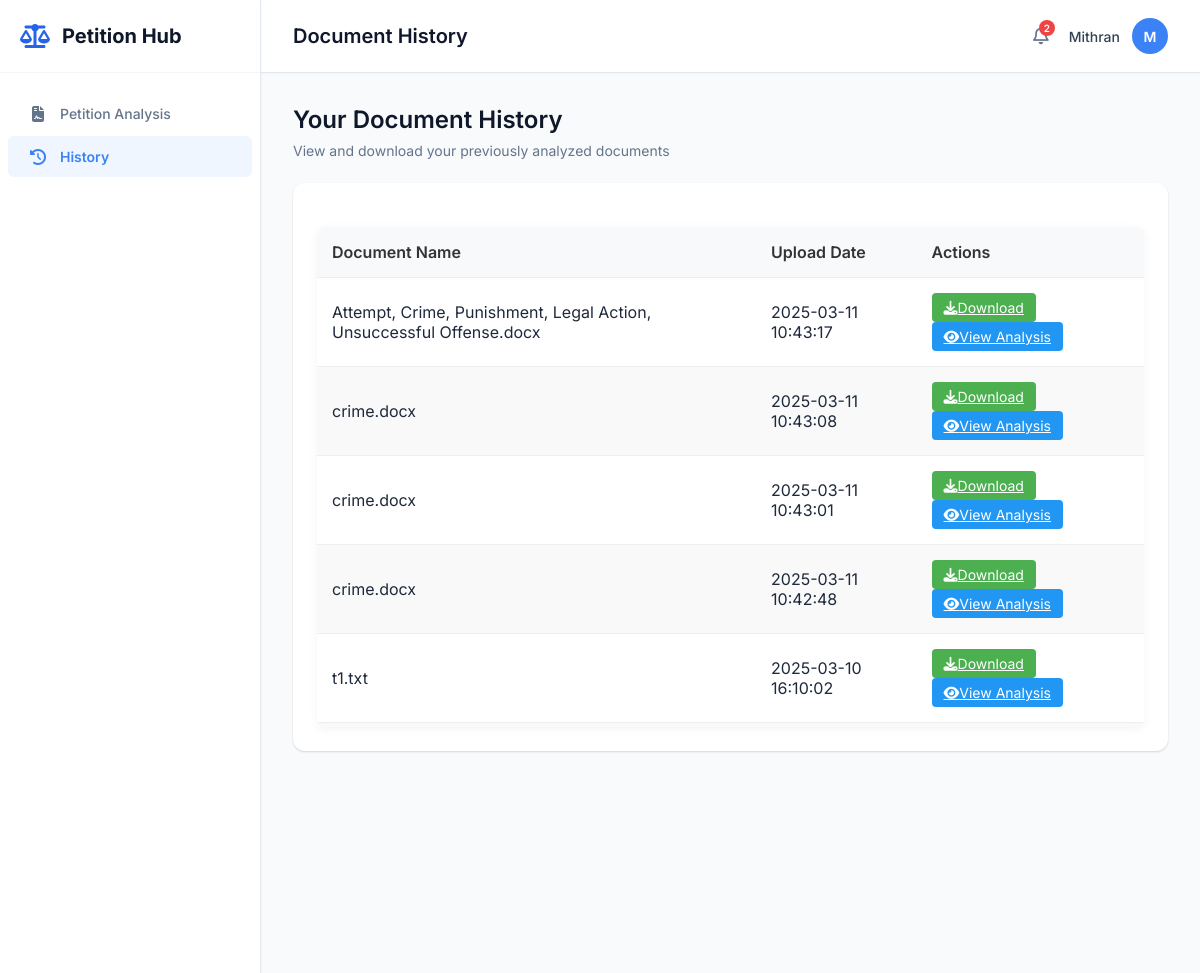
/history (signed in, upper part), run on an earlier commit of the app's database.
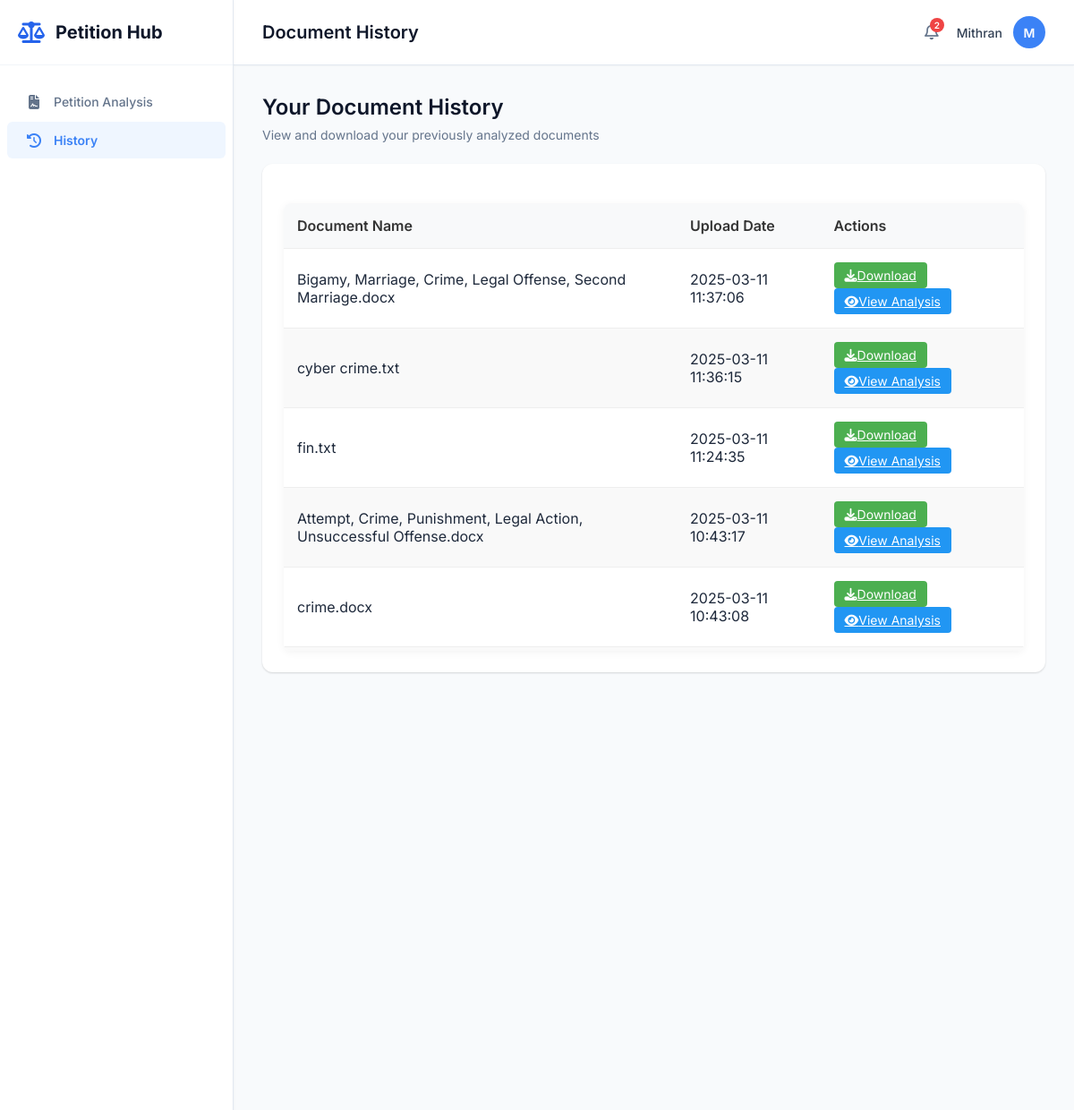
And on a later commit of the database.
### tables this page shows
CREATE TABLE document_history (
                        doc_id TEXT PRIMARY KEY,
                        user_id INTEGER NOT NULL,
                        filename TEXT NOT NULL,
                        original_filename TEXT NOT NULL,
                        upload_date TIMESTAMP NOT NULL,
                        analysis_results TEXT,
                        file_path TEXT NOT NULL,
                        FOREIGN KEY (user_id) REFERENCES users (user_id)
                    );

### app.py (the view)
@app.route('/history')
def history():
    if 'username' not in session:
        return redirect(url_for('login'))
    documents = get_user_documents(session['username'])
    return render_template('history.html', username=session['username'], documents=documents)

### db_connection.py (called while the page is built)
def create_connection(db_file):
    os.makedirs(os.path.dirname(db_file), exist_ok=True)
    conn = None
    try:
        conn = sqlite3.connect(db_file)
        return conn
    except sqlite3.Error as e:
        print(f"Database connection error: {e}")
    return conn

def get_user_id(username):
    db_path = os.path.join(os.path.dirname(__file__), 'database.db')
    conn = create_connection(db_path)
    if conn is None:
        print("Failed to create database connection.")
        return None
    with conn:
        cur = conn.cursor()
        cur.execute("SELECT user_id FROM users WHERE username=?", (username,))
        result = cur.fetchone()
        return result[0] if result else None

def get_user_documents(username):
    user_id = get_user_id(username)
    if not user_id:
        return []
    db_path = os.path.join(os.path.dirname(__file__), 'database.db')
    conn = create_connection(db_path)
    if conn is None:
        print("Failed to create database connection.")
        return []
    with conn:
        cur = conn.cursor()
        cur.execute(
            "SELECT doc_id, original_filename, upload_date, file_path FROM document_history WHERE user_id=? ORDER BY upload_date DESC",
            (user_id,)
        )
        return cur.fetchall()

### templates/history.html (shortened to what this page needs)
<!DOCTYPE html>
<html lang="en">
<head>
    <link rel="stylesheet" href="{{ url_for('static', filename='style.css') }}">
    <link rel="stylesheet" href="https://cdnjs.cloudflare.com/ajax/libs/font-awesome/6.4.0/css/all.min.css">
</head>
<body class="home-body">
    <div class="app-container">
        <aside class="sidebar">
            <div class="sidebar-header">
                <div class="logo">
                    <i class="fas fa-scale-balanced"></i>
                    <span>Petition Hub</span>
                </div>
            </div>
            <nav class="sidebar-nav">
                <ul>
                    <li><a href="{{ url_for('home') }}"><i class="fas fa-file-contract"></i> Petition Analysis</a></li>
                    <li class="active"><a href="{{ url_for('history') }}"><i class="fas fa-history"></i> History</a></li>
                </ul>
            </nav>
        </aside>
        <main class="main-content">
            <header class="top-header">
                <div class="page-title">
                    <h1>Document History</h1>
                </div>
                <div class="user-profile">
                    <div class="notifications">
                        <i class="far fa-bell"></i>
                        <span class="notification-badge">2</span>
                    </div>
                    <div class="user-info">
                        <span class="username">{{ username }}</span>
                        <div class="avatar">
                            <span>{{ username[0] | upper }}</span>
                        </div>
                    </div>
                </div>
            </header>
            <div class="dashboard">
                <div class="dashboard-header">
                    <h2>Your Document History</h2>
                    <p>View and download your previously analyzed documents</p>
                </div>
                <div class="card">
                    <div class="card-content">
                        {% if documents and documents|length > 0 %}
                        <div class="table-container">
                            <table class="history-table">
                                <thead>
                                    <tr>
                                        <th>Document Name</th>
                                        <th>Upload Date</th>
                                        <th>Actions</th>
                                    </tr>
                                </thead>
                                <tbody>
                                    {% for doc in documents %}
                                    <tr>
                                        <td>{{ doc[1] }}</td>
                                        <td>{{ doc[2] }}</td>
                                        <td>
                                            <a href="{{ url_for('download_document', doc_id=doc[0]) }}" class="action-btn download-btn">
                                                <i class="fas fa-download"></i> Download
                                            </a>
                                            <a href="{{ url_for('view_analysis', doc_id=doc[0]) }}" class="action-btn view-btn">
                                                <i class="fas fa-eye"></i> View Analysis
                                            </a>
                                        </td>
                                    </tr>
                                    {% endfor %}
                                </tbody>
                            </table>
                        </div>
                        {% endif %}
                    </div>
                </div>
            </div>
        </main>
    </div>
</body>
</html>

### static/style.css (style rules this page uses)
body { font-family: 'Inter', 'Segoe UI', 'Roboto', sans-serif; background: linear-gradient(135deg, #f5f7fa 0%, #c3cfe2 100%); margin: 0; padding: 0; display: flex; justify-content: center; align-items: center; min-height: 100vh; color: #333; }
h1 { color: #333; font-size: 28px; margin-bottom: 20px; }
body { font-family: Arial, sans-serif; }
.home-body { display: block; background: #f8fafc; min-height: 100vh; margin: 0; padding: 0; font-family: 'Inter', sans-serif; color: #1e293b; }
.app-container { display: flex; width: 100%; height: 100vh; overflow: hidden; }
.sidebar { width: 260px; background: #ffffff; border-right: 1px solid #e2e8f0; display: flex; flex-direction: column; height: 100%; box-shadow: 0 1px 3px rgba(0, 0, 0, 0.05); z-index: 10; }
.sidebar-header { padding: 24px 20px; border-bottom: 1px solid #f1f5f9; }
.logo { display: flex; align-items: center; font-weight: 700; font-size: 20px; color: #0f172a; }
.logo i { font-size: 24px; margin-right: 12px; color: #2563eb; }
.sidebar-nav { flex: 1; padding: 20px 0; overflow-y: auto; }
.sidebar-nav ul { list-style: none; padding: 0; margin: 0; }
.sidebar-nav li { margin-bottom: 2px; }
.sidebar-nav a { display: flex; align-items: center; padding: 12px 20px; color: #64748b; text-decoration: none; font-weight: 500; font-size: 14px; border-radius: 6px; margin: 0 8px; transition: all 0.2s ease; }
.sidebar-nav a i { margin-right: 12px; font-size: 16px; width: 20px; text-align: center; }
.sidebar-nav li.active a { background: #eff6ff; color: #3b82f6; font-weight: 600; }
.main-content { flex: 1; display: flex; flex-direction: column; overflow: hidden; background: #f8fafc; }
.top-header { height: 72px; display: flex; align-items: center; justify-content: space-between; padding: 0 32px; background: #ffffff; border-bottom: 1px solid #e2e8f0; box-shadow: 0 1px 2px rgba(0, 0, 0, 0.03); }
.page-title h1 { font-size: 20px; font-weight: 600; color: #0f172a; margin: 0; }
.user-profile { display: flex; align-items: center; gap: 20px; }
.notifications { position: relative; cursor: pointer; }
.notifications i { font-size: 18px; color: #64748b; }
.notification-badge { position: absolute; top: -6px; right: -6px; background: #ef4444; color: white; font-size: 10px; font-weight: 600; width: 16px; height: 16px; border-radius: 50%; display: flex; align-items: center; justify-content: center; }
.user-info { display: flex; align-items: center; gap: 12px; }
.username { font-size: 14px; font-weight: 500; color: #334155; }
.avatar { width: 36px; height: 36px; background: #3b82f6; border-radius: 50%; display: flex; align-items: center; justify-content: center; color: white; font-weight: 600; font-size: 14px; }
.dashboard { flex: 1; padding: 32px; overflow-y: auto; }
.dashboard-header { margin-bottom: 24px; }
.dashboard-header h2 { font-size: 24px; font-weight: 600; color: #0f172a; margin: 0 0 8px 0; }
.dashboard-header p { font-size: 14px; color: #64748b; margin: 0; }
.card { background: #ffffff; border-radius: 12px; box-shadow: 0 1px 3px rgba(0, 0, 0, 0.05), 0 1px 2px rgba(0, 0, 0, 0.1); margin-bottom: 24px; overflow: hidden; transition: transform 0.2s ease, box-shadow 0.2s ease; }
.card-content { padding: 24px; }

### templates/history.html (style rules this page uses)
.table-container { max-height: 500px; overflow-y: auto; border-radius: 8px; box-shadow: 0 2px 10px rgba(0, 0, 0, 0.05); margin-top: 20px; }
.history-table { width: 100%; border-collapse: collapse; background-color: #fff; }
.history-table th, .history-table td { padding: 15px; text-align: left; border-bottom: 1px solid #eee; }
.history-table th { background-color: #f8f9fa; font-weight: 600; color: #333; position: sticky; top: 0; z-index: 1; }
.history-table tr:nth-child(even) { background-color: #f9f9f9; }
.action-btn { padding: 6px 12px; border-radius: 4px; font-size: 14px; margin-right: 5px; cursor: pointer; transition: all 0.2s; border: none; display: inline-flex; align-items: center; justify-content: center; }
.download-btn { background-color: #4CAF50; color: white; }
.view-btn { background-color: #2196F3; color: white; }

What changed in the data, as far as the page shows it:
no longer on this page (row unchanged): document_history: original_filename "crime.docx", upload_date "2025-03-11 10:43:01"
no longer on this page (row unchanged): document_history: original_filename "crime.docx", upload_date "2025-03-11 10:42:48"
no longer on this page (row unchanged): document_history: original_filename "t1.txt", upload_date "2025-03-10 16:10:02"
added document_history: original_filename "Bigamy, Marriage, Crime, Legal Offense, Second Marriage.docx", upload_date "2025-03-11 11:37:06"
added document_history: original_filename "cyber crime.txt", upload_date "2025-03-11 11:36:15"
added document_history: original_filename "fin.txt", upload_date "2025-03-11 11:24:35"
